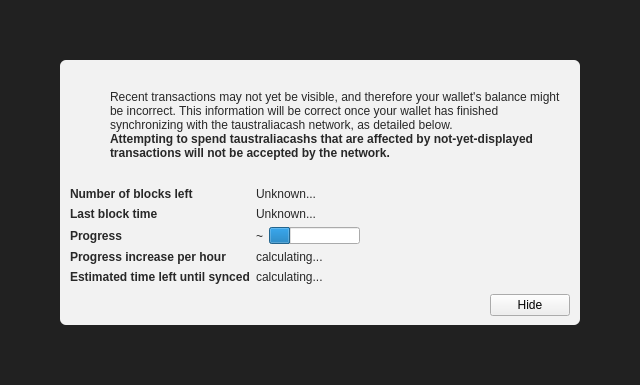
<?xml version="1.0" encoding="UTF-8"?>
<ui version="4.0">
 <class>ModalOverlay</class>
 <widget class="ModalOverlay" name="ModalOverlay">
  <property name="geometry">
   <rect>
    <x>0</x>
    <y>0</y>
    <width>640</width>
    <height>385</height>
   </rect>
  </property>
  <property name="windowTitle">
   <string>Form</string>
  </property>
  <layout class="QVBoxLayout" name="verticalLayout" stretch="0">
   <property name="sizeConstraint">
    <enum>QLayout::SetDefaultConstraint</enum>
   </property>
   <property name="leftMargin">
    <number>0</number>
   </property>
   <property name="topMargin">
    <number>0</number>
   </property>
   <property name="rightMargin">
    <number>0</number>
   </property>
   <property name="bottomMargin">
    <number>0</number>
   </property>
   <item>
    <widget class="QWidget" name="bgWidget" native="true">
     <property name="styleSheet">
      <string notr="true">#bgWidget { background: rgba(0,0,0,220); }</string>
     </property>
     <layout class="QVBoxLayout" name="verticalLayoutMain" stretch="1">
      <property name="leftMargin">
       <number>60</number>
      </property>
      <property name="topMargin">
       <number>60</number>
      </property>
      <property name="rightMargin">
       <number>60</number>
      </property>
      <property name="bottomMargin">
       <number>60</number>
      </property>
      <item>
       <widget class="QWidget" name="contentWidget" native="true">
        <property name="styleSheet">
         <string notr="true">#contentWidget { background: rgba(255,255,255,240); border-radius: 6px; }

QLabel { color: rgb(40,40,40);  }</string>
        </property>
        <layout class="QVBoxLayout" name="verticalLayoutSub" stretch="1,0,0,0">
         <property name="spacing">
          <number>0</number>
         </property>
         <property name="leftMargin">
          <number>10</number>
         </property>
         <property name="topMargin">
          <number>10</number>
         </property>
         <property name="rightMargin">
          <number>10</number>
         </property>
         <property name="bottomMargin">
          <number>10</number>
         </property>
         <item>
          <layout class="QHBoxLayout" name="horizontalLayoutIconText" stretch="0,1">
           <property name="topMargin">
            <number>20</number>
           </property>
           <item>
            <layout class="QVBoxLayout" name="verticalLayoutIcon">
             <property name="leftMargin">
              <number>0</number>
             </property>
             <item>
              <widget class="QPushButton" name="warningIcon">
               <property name="enabled">
                <bool>false</bool>
               </property>
               <property name="text">
                <string/>
               </property>
               <property name="icon">
                <iconset>
                 <normaloff>:/icons/warning</normaloff>
                 <disabledoff>:/icons/warning</disabledoff>:/icons/warning</iconset>
               </property>
               <property name="iconSize">
                <size>
                 <width>48</width>
                 <height>48</height>
                </size>
               </property>
               <property name="flat">
                <bool>true</bool>
               </property>
              </widget>
             </item>
             <item>
              <spacer name="verticalSpacerWarningIcon">
               <property name="orientation">
                <enum>Qt::Vertical</enum>
               </property>
               <property name="sizeHint" stdset="0">
                <size>
                 <width>20</width>
                 <height>40</height>
                </size>
               </property>
              </spacer>
             </item>
            </layout>
           </item>
           <item>
            <layout class="QVBoxLayout" name="verticalLayoutInfoText">
             <property name="leftMargin">
              <number>0</number>
             </property>
             <property name="topMargin">
              <number>0</number>
             </property>
             <item>
              <widget class="QLabel" name="infoText">
               <property name="text">
                <string>Recent transactions may not yet be visible, and therefore your wallet's balance might be incorrect. This information will be correct once your wallet has finished synchronizing with the taustraliacash network, as detailed below.</string>
               </property>
               <property name="textFormat">
                <enum>Qt::RichText</enum>
               </property>
               <property name="wordWrap">
                <bool>true</bool>
               </property>
              </widget>
             </item>
             <item>
              <widget class="QLabel" name="infoTextStrong">
               <property name="font">
                <font>
                 <weight>75</weight>
                 <bold>true</bold>
                </font>
               </property>
               <property name="text">
                <string>Attempting to spend taustraliacashs that are affected by not-yet-displayed transactions will not be accepted by the network.</string>
               </property>
               <property name="textFormat">
                <enum>Qt::RichText</enum>
               </property>
               <property name="wordWrap">
                <bool>true</bool>
               </property>
              </widget>
             </item>
             <item>
              <spacer name="verticalSpacerInTextSpace">
               <property name="orientation">
                <enum>Qt::Vertical</enum>
               </property>
               <property name="sizeHint" stdset="0">
                <size>
                 <width>20</width>
                 <height>40</height>
                </size>
               </property>
              </spacer>
             </item>
            </layout>
           </item>
          </layout>
         </item>
         <item>
          <spacer name="verticalSpacerAfterText">
           <property name="orientation">
            <enum>Qt::Vertical</enum>
           </property>
           <property name="sizeHint" stdset="0">
            <size>
             <width>20</width>
             <height>40</height>
            </size>
           </property>
          </spacer>
         </item>
         <item>
          <layout class="QFormLayout" name="formLayout">
           <property name="fieldGrowthPolicy">
            <enum>QFormLayout::FieldsStayAtSizeHint</enum>
           </property>
           <property name="horizontalSpacing">
            <number>6</number>
           </property>
           <property name="verticalSpacing">
            <number>6</number>
           </property>
           <property name="topMargin">
            <number>10</number>
           </property>
           <item row="0" column="0">
            <widget class="QLabel" name="labelNumberOfBlocksLeft">
             <property name="font">
              <font>
               <weight>75</weight>
               <bold>true</bold>
              </font>
             </property>
             <property name="text">
              <string>Number of blocks left</string>
             </property>
            </widget>
           </item>
           <item row="0" column="1">
            <widget class="QLabel" name="numberOfBlocksLeft">
             <property name="text">
              <string>Unknown...</string>
             </property>
            </widget>
           </item>
           <item row="1" column="0">
            <widget class="QLabel" name="labelLastBlockTime">
             <property name="font">
              <font>
               <weight>75</weight>
               <bold>true</bold>
              </font>
             </property>
             <property name="text">
              <string>Last block time</string>
             </property>
            </widget>
           </item>
           <item row="1" column="1">
            <widget class="QLabel" name="newestBlockDate">
             <property name="sizePolicy">
              <sizepolicy hsizetype="Maximum" vsizetype="Preferred">
               <horstretch>0</horstretch>
               <verstretch>0</verstretch>
              </sizepolicy>
             </property>
             <property name="text">
              <string>Unknown...</string>
             </property>
            </widget>
           </item>
           <item row="2" column="0">
            <widget class="QLabel" name="labelSyncDone">
             <property name="font">
              <font>
               <weight>75</weight>
               <bold>true</bold>
              </font>
             </property>
             <property name="text">
              <string>Progress</string>
             </property>
            </widget>
           </item>
           <item row="2" column="1">
            <layout class="QHBoxLayout" name="horizontalLayoutSync" stretch="0,1">
             <item>
              <widget class="QLabel" name="percentageProgress">
               <property name="text">
                <string notr="true">~</string>
               </property>
              </widget>
             </item>
             <item>
              <widget class="QProgressBar" name="progressBar">
               <property name="value">
                <number>24</number>
               </property>
               <property name="format">
                <string/>
               </property>
              </widget>
             </item>
            </layout>
           </item>
           <item row="4" column="0">
            <widget class="QLabel" name="labelProgressIncrease">
             <property name="font">
              <font>
               <weight>75</weight>
               <bold>true</bold>
              </font>
             </property>
             <property name="text">
              <string>Progress increase per hour</string>
             </property>
            </widget>
           </item>
           <item row="4" column="1">
            <widget class="QLabel" name="progressIncreasePerH">
             <property name="text">
              <string>calculating...</string>
             </property>
            </widget>
           </item>
           <item row="5" column="0">
            <widget class="QLabel" name="labelEstimatedTimeLeft">
             <property name="font">
              <font>
               <weight>75</weight>
               <bold>true</bold>
              </font>
             </property>
             <property name="text">
              <string>Estimated time left until synced</string>
             </property>
            </widget>
           </item>
           <item row="5" column="1">
            <widget class="QLabel" name="expectedTimeLeft">
             <property name="text">
              <string>calculating...</string>
             </property>
            </widget>
           </item>
          </layout>
         </item>
         <item>
          <layout class="QHBoxLayout" name="horizontalLayoutButtons">
           <property name="leftMargin">
            <number>10</number>
           </property>
           <property name="topMargin">
            <number>10</number>
           </property>
           <item>
            <spacer name="horizontalSpacer">
             <property name="orientation">
              <enum>Qt::Horizontal</enum>
             </property>
             <property name="sizeHint" stdset="0">
              <size>
               <width>40</width>
               <height>20</height>
              </size>
             </property>
            </spacer>
           </item>
           <item>
            <widget class="QPushButton" name="closeButton">
             <property name="text">
              <string>Hide</string>
             </property>
            </widget>
           </item>
          </layout>
         </item>
        </layout>
       </widget>
      </item>
     </layout>
    </widget>
   </item>
  </layout>
 </widget>
 <customwidgets>
  <customwidget>
   <class>ModalOverlay</class>
   <extends>QWidget</extends>
   <header>modaloverlay.h</header>
   <container>1</container>
  </customwidget>
 </customwidgets>
 <resources/>
 <connections/>
</ui>
